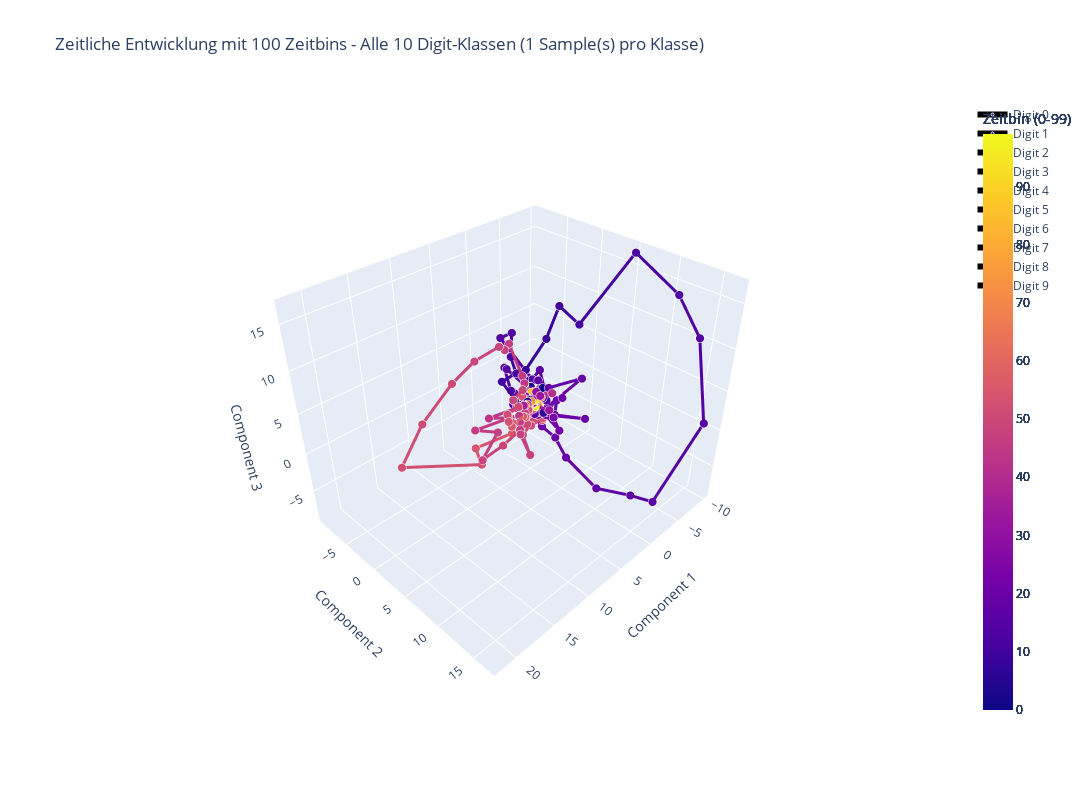

The cell this chart's notebook holds for it:
### Code cell
# Interaktive Version für 100 Zeitbins mit ausgewogenen Digit-Klassen
def create_balanced_time_evolution_100_bins(n_samples_per_digit=1, n_components=3, n_neighbors=15):
    """
    Erstellt eine 3D-Visualisierung mit Samples von allen 10 Digit-Klassen und 100 Zeitbins
    """
    print(f"🎯 Erstelle ausgewogene Visualisierung mit 100 Zeitbins:")
    print(f"   Samples pro Digit: {n_samples_per_digit}")
    print(f"   Components: {n_components}")
    print(f"   Neighbors: {n_neighbors}")
    
    # Alle Labels sammeln um die Indizes zu finden
    all_labels = []
    for i in range(len(dataset)):
        _, label = dataset[i]
        all_labels.append(label)
    
    # Indizes für jede Digit-Klasse finden
    digit_indices = {digit: [] for digit in range(10)}
    for i, label in enumerate(all_labels):
        digit_indices[label].append(i)
    
    print(f"\n📊 Verfügbare Samples pro Digit-Klasse:")
    for digit in range(10):
        print(f"   Digit {digit}: {len(digit_indices[digit])} Samples")
    
    # Samples von jeder Klasse sammeln
    selected_samples = []
    selected_labels = []
    
    for digit in range(10):
        available_indices = digit_indices[digit]
        n_available = len(available_indices)
        n_to_select = min(n_samples_per_digit, n_available)
        
        if n_to_select > 0:
            import random
            selected_indices = random.sample(available_indices, n_to_select)
            
            for idx in selected_indices:
                events, label = dataset[idx]
                sample_frames = trans(events)  # (100, 2, 34, 34)
                timebins_flattened = sample_frames.reshape(sample_frames.shape[0], -1)  # (100, 2312)
                selected_samples.append(timebins_flattened)
                selected_labels.append(label)
    
    print(f"\n📈 Gesamt ausgewählte Samples: {len(selected_samples)}")
    print(f"📊 Verteilung: {[selected_labels.count(i) for i in range(10)]}")
    
    # Alle Zeitbins zusammenfassen
    X_all_timebins = np.vstack(selected_samples)  # (n_samples * 100, 2312)
    print(f"📈 Data matrix für Isomap: {X_all_timebins.shape}")
    
    # Robuste Parameter-Anpassung
    max_neighbors = min(n_neighbors, X_all_timebins.shape[0] - 1)
    max_components = min(n_components, X_all_timebins.shape[0] - 1)
    
    print(f"🔧 Angepasste Parameter: n_neighbors={max_neighbors}, n_components={max_components}")
    
    # Isomap anwenden
    try:
        isomap_3d = Isomap(n_components=max_components, n_neighbors=max_neighbors)
        X_isomap_3d = isomap_3d.fit_transform(X_all_timebins)
        print(f"✅ Isomap result: {X_isomap_3d.shape}")
    except Exception as e:
        print(f"❌ Fehler bei Isomap: {e}")
        print("🔄 Verwende PCA als Fallback...")
        from sklearn.decomposition import PCA
        pca = PCA(n_components=max_components)
        X_isomap_3d = pca.fit_transform(X_all_timebins)
        print(f"✅ PCA result: {X_isomap_3d.shape}")
    
    # Plot erstellen
    fig = go.Figure()
    
    # Für jedes Sample eine Linie zeichnen
    for i in range(len(selected_samples)):
        start_idx = i * 100  # 100 Zeitbins pro Sample
        end_idx = (i + 1) * 100
        sample_coords = X_isomap_3d[start_idx:end_idx]
        
        # Linie mit zeitlicher Farbkodierung (100 Zeitbins)
        fig.add_trace(go.Scatter3d(
            x=sample_coords[:, 0],
            y=sample_coords[:, 1], 
            z=sample_coords[:, 2] if max_components >= 3 else np.zeros_like(sample_coords[:, 0]),
            mode='lines+markers',
            line=dict(
                color=list(range(100)),  # 100 Zeitbins
                colorscale='plasma',
                width=6,
                colorbar=dict(title="Zeitbin (0-99)", x=1.02)
            ),
            marker=dict(
                size=3,  # Kleinere Marker für 100 Punkte
                color=list(range(100)),
                colorscale='plasma',
                line=dict(width=1, color='white')
            ),
            name=f'Digit {selected_labels[i]}',
            showlegend=True,
            hovertemplate=f'Digit: {selected_labels[i]}<br>Zeitbin: %{{marker.color}}<br>X: %{{x:.2f}}<br>Y: %{{y:.2f}}<br>Z: %{{z:.2f}}<extra></extra>'
        ))
    
    fig.update_layout(
        title=f'Zeitliche Entwicklung mit 100 Zeitbins - Alle 10 Digit-Klassen ({n_samples_per_digit} Sample(s) pro Klasse)',
        scene=dict(
            xaxis_title='Component 1',
            yaxis_title='Component 2',
            zaxis_title='Component 3' if max_components >= 3 else 'Z=0',
            camera=dict(eye=dict(x=1.5, y=1.5, z=1.5))
        ),
        width=1200,
        height=800
    )
    
    fig.show()
    
    print(f"\n✅ Ausgewogene Visualisierung mit 100 Zeitbins erstellt!")
    print(f"📊 Jede Linie zeigt 100 Zeitbins eines Digits")
    print(f"🌈 Die Farbe zeigt die Zeitbin-Nummer (0-99)")
    print(f"💡 Du kannst die 3D-Visualisierung drehen, zoomen und verschieben!")
    
    return X_isomap_3d, selected_labels

# Test mit ausgewogenen Digit-Klassen
print("🧪 Test: Ausgewogene Visualisierung mit 100 Zeitbins")
X_balanced_100, labels_balanced_100 = create_balanced_time_evolution_100_bins(n_samples_per_digit=1, n_components=3, n_neighbors=15)
